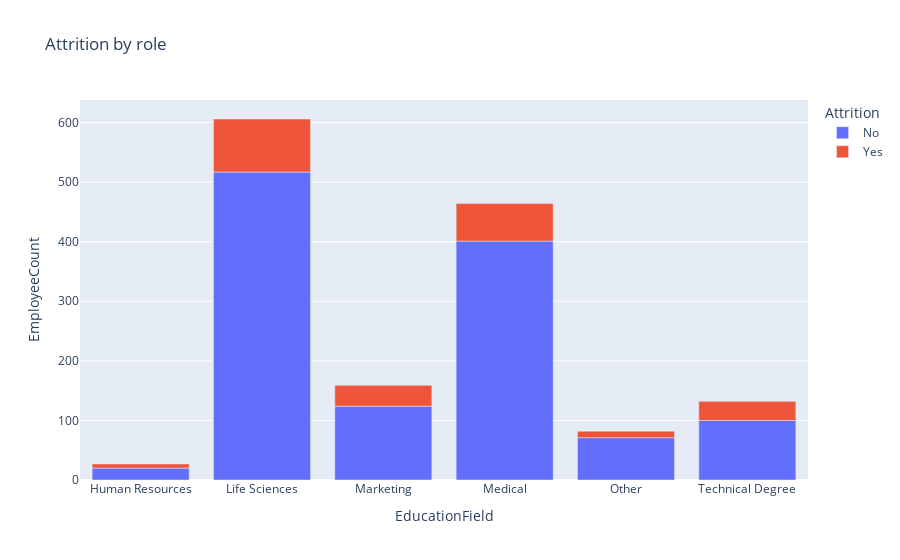

The code cell stored with this chart in its notebook:
### Code cell
fig = px.bar(long_df, x="EducationField", y="EmployeeCount", color="Attrition", title="Attrition by role")
fig.show()

### Figure 1 — Plotly figure (JSON) as saved in the notebook; plotly's stock layout.template omitted (floating-point values rounded to 4 significant figures)
{"data": [{"alignmentgroup": "True", "hovertemplate": "Attrition=No<br>EducationField=%{x}<br>EmployeeCount=%{y}<extra></extra>", "legendgroup": "No", "marker": {"color": "#636efa"}, "name": "No", "offsetgroup": "No", "orientation": "v", "showlegend": true, "textposition": "auto", "type": "bar", "x": ["Human Resources", "Life Sciences", "Marketing", "Medical", "Other", "Technical Degree"], "xaxis": "x", "y": [20, 517, 124, 401, 71, 100], "yaxis": "y"}, {"alignmentgroup": "True", "hovertemplate": "Attrition=Yes<br>EducationField=%{x}<br>EmployeeCount=%{y}<extra></extra>", "legendgroup": "Yes", "marker": {"color": "#EF553B"}, "name": "Yes", "offsetgroup": "Yes", "orientation": "v", "showlegend": true, "textposition": "auto", "type": "bar", "x": ["Human Resources", "Life Sciences", "Marketing", "Medical", "Other", "Technical Degree"], "xaxis": "x", "y": [7, 89, 35, 63, 11, 32], "yaxis": "y"}], "layout": {"barmode": "relative", "legend": {"title": {"text": "Attrition"}, "tracegroupgap": 0}, "title": {"text": "Attrition by role"}, "xaxis": {"anchor": "y", "domain": [0, 1], "title": {"text": "EducationField"}}, "yaxis": {"anchor": "x", "domain": [0, 1], "title": {"text": "EmployeeCount"}}}}
